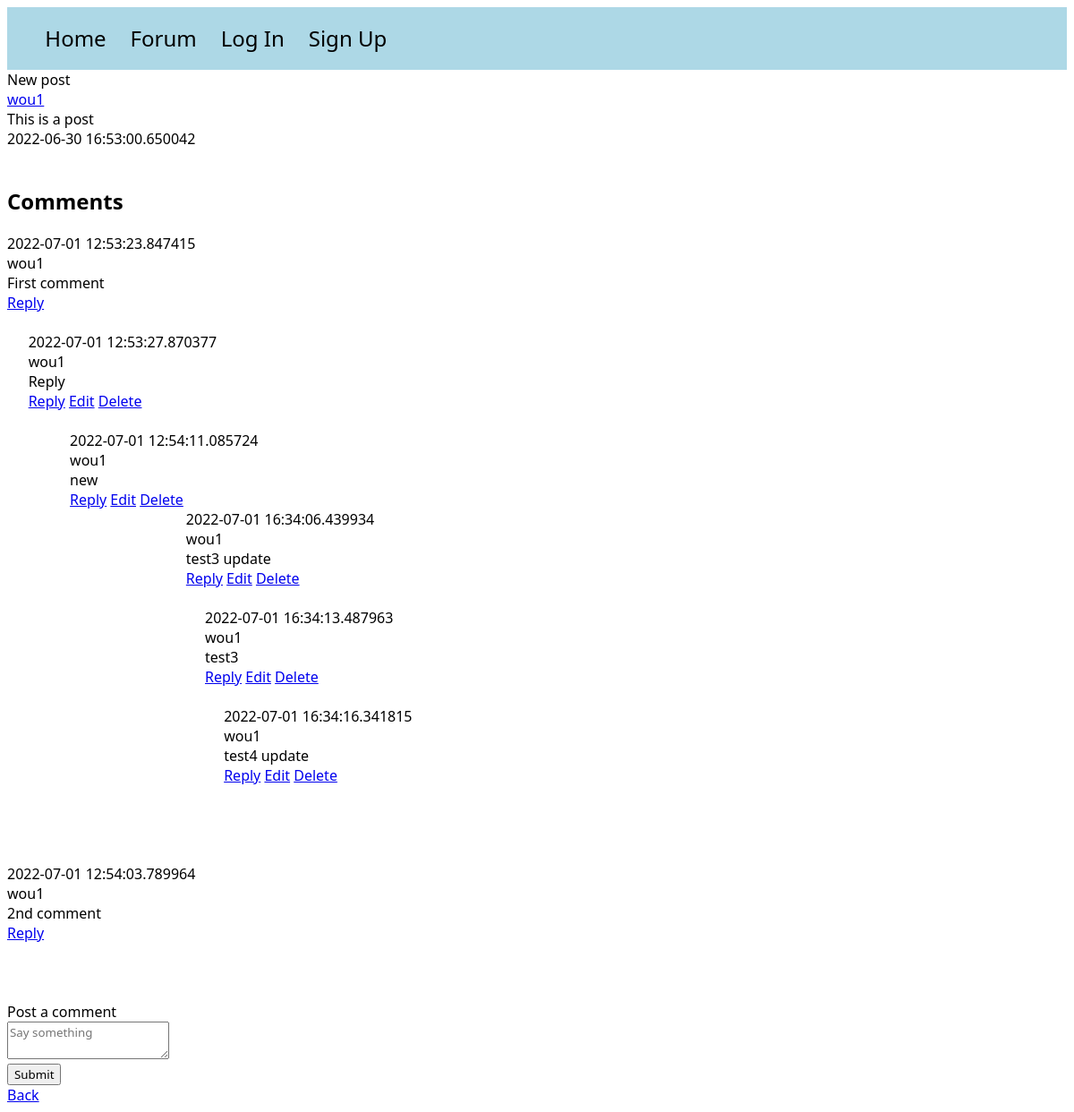
/posts/1, run on the app's committed database.
### models.py (models this page shows)
class Post(db.Model):
    id = db.Column(db.Integer, primary_key=True)
    title = db.Column(db.String(100))
    content = db.Column(db.Text)
    poster_id = db.Column(db.Integer, db.ForeignKey(User.id))
    date_posted = db.Column(db.DateTime, default=datetime.utcnow)
    slug = db.Column(db.String(256))
    comments = db.relationship('Comment', backref='commented_post')

class User(UserMixin, db.Model):
    id = db.Column(db.Integer, primary_key=True)
    email = db.Column(db.String(100), unique=True)
    password = db.Column(db.String(100))
    name = db.Column(db.String(1000))
    last_seen = db.Column(db.String(100))
    posts = db.relationship('Post', backref='poster')

class Comment(db.Model):
    id = db.Column(db.Integer, primary_key=True)
    author_id = db.Column(db.Integer, db.ForeignKey(User.id))
    author_name = db.relationship('User', backref='comment_poster')
    content = db.Column(db.Text)
    timestamp = db.Column(db.DateTime, default=datetime.utcnow)
    post_id = db.Column(db.Integer, db.ForeignKey(Post.id))
    replies = db.relationship('Reply', backref='replied_comment')

class Reply(db.Model):
    id = db.Column(db.Integer, primary_key=True)
    reply_author_id = db.Column(db.Integer, db.ForeignKey(User.id))
    reply_author_name = db.relationship('User', backref='reply_poster')
    content = db.Column(db.Text)
    timestamp = db.Column(db.DateTime, default=datetime.utcnow)
    comment_id = db.Column(db.Integer, db.ForeignKey(Comment.id))
    post_id = db.Column(db.Integer, db.ForeignKey(Post.id))
    replies = db.relationship('ReplyThread', backref='replied_thread')

class ReplyThread(db.Model):
    id = db.Column(db.Integer, primary_key=True)
    author_id = db.Column(db.Integer, db.ForeignKey(User.id))
    author_name = db.relationship('User', backref='reply_thread_poster')
    content = db.Column(db.Text)
    timestamp = db.Column(db.DateTime, default=datetime.utcnow)
    reply_id = db.Column(db.Integer, db.ForeignKey(Reply.id))
    parent_id = db.Column(db.Integer, db.ForeignKey('reply_thread.id'))
    children = db.relationship('ReplyThread', backref='parent', remote_side=[id])
    post_id = db.Column(db.Integer, db.ForeignKey(Post.id))
    depth = db.Column(db.Integer, default=1)

### app.py (the view)
@app.route('/posts/<int:id>')
def post(id):
    post = Post.query.get_or_404(id)
    comments = Comment.query.order_by(Comment.timestamp)
    replies = Reply.query.order_by(Reply.timestamp)
    reply_threads = ReplyThread.query.order_by(ReplyThread.timestamp)
    specific_comments = [comment for comment in comments if comment.post_id == id]
    return render_template("post.html", post=post, comments=specific_comments, replies=replies,
                           reply_threads=reply_threads, reply_thread_continued=reply_threads)

### templates/post.html (shortened to what this page needs)
<!DOCTYPE html>
<html lang="en">
<head>
</head>
<link rel="stylesheet" href="/static/style.css">
<body>
<div id="navbar">
    <ul>
        <a href="{{ url_for('home') }}"><li>Home</li></a>
        <a href="{{ url_for('posts') }}"><li>Forum</li></a>
         {% if not current_user.is_authenticated %}
        <a href="{{ url_for('auth.login') }}"><li>Log In</li></a> <a href="{{ url_for('auth.signup') }}"><li>Sign Up</li></a>
        {% endif %}
    </ul>
</div>
{{ post.title }}<br>
<a href=" {{ url_for('main.view_profile', id=post.poster_id) }}"> {{ post.poster.name }} </a><br>
{{ post.content }}<br>
{{ post.date_posted }}<br><br>
<div id="comment-container">
    <h2>Comments</h2>
    {% for comment in comments %}
        {{ comment.timestamp }} <br>
        {{ comment.author_name.name }} <br>
        {{ comment.content }} <br>
        <a href="{{ url_for('reply_comment', id=comment.id) }}">Reply</a>
        <br> <br>
        <div id="comment-reply-container">
        {% for reply in replies %}
            {% if reply.comment_id == comment.id %}
                {{ reply.timestamp }} <br>
                {{ reply.reply_author_name.name }} <br>
                {{ reply.content }} <br>
                <a href="{{ url_for('reply_thread', id=reply.id) }}">Reply</a>
                <a href="{{ url_for('edit_reply', id=reply.id) }}">Edit</a>
                <a href="{{ url_for('delete_reply', id=reply.id) }}">Delete</a> <br><br>
                <div id="reply-thread-container">
                    {% for reply_thread in reply_threads %}
                    {% if reply_thread.reply_id == reply.id and not reply_thread.parent_id %}
                        {{ reply_thread.timestamp }} <br>
                        {{ reply_thread.author_name.name }} <br>
                        {{ reply_thread.content }} <br>
                        <a href="{{ url_for('reply_thread_continue', id=reply_thread.id) }}">Reply</a>
                        <a href="{{ url_for('edit_reply_thread', id=reply_thread.id) }}">Edit</a>
                        <a href="{{ url_for('delete_reply_thread', id=reply_thread.id) }}">Delete</a>
                        <div id="highest-depth-reply-container">
                                {% for reply_thread_continue in reply_thread_continued %}
                                    <div id="depth-marker" style="margin-left: {{ reply_thread_continue.depth|int }}%">
                                    {% if reply_thread_continue.parent_id == reply_thread.id or reply_thread_continue.reply_id == reply_thread_continue.children.reply_id and reply_thread_continue.reply_id == reply.id %}
                                        {{ reply_thread_continue.timestamp }} <br>
                                        {{ reply_thread_continue.author_name.name }} <br>
                                        {{ reply_thread_continue.content }} <br>
                                        <a href="{{ url_for('reply_thread_continue', id=reply_thread_continue.id) }}">Reply</a>
                                        <a href="{{ url_for('edit_reply_thread', id=reply_thread_continue.id) }}">Edit</a>
                                        <a href="{{ url_for('delete_reply_thread', id=reply_thread_continue.id) }}">Delete</a><br><br>
                                    {% endif %}
                                    </div>
                                {% endfor %}
                        </div>
                        <br>
                    {% endif %}
                {% endfor %}
                </div>
                <br>
            {% endif %}
        {% endfor %} <br>
        </div>
    {% endfor %}
</div>
<br>
<div id="add-comment-container">
    <form class="comment-form" action="{{ url_for('post_comment', id=post.id) }}" method="post">
        <label for="comment-content">Post a comment</label>
        <div class="field">
            <textarea id="comment-content" name="comment_body" placeholder="Say something"></textarea>
        </div>
        <input type="submit">
    </form>
</div>
<a href="{{ url_for('posts') }}">Back</a>
</body>
</html>

### static/style.css (style rules this page uses)
* { font-family: Segoe UI; }
#navbar { background-color: lightblue; padding: 0.2%; }
li { font-size: 1.5em; text-decoration: none; color: black; display: inline-block; padding-right: 2%; }
#comment-reply-container { margin-left: 2%; }
#reply-thread-container { margin-left: 4%; }
#highest-depth-reply-container { margin-left: 5%; }

### data on the page
Post: title "New post", content "This is a post", date_posted "2022-06-30 16:53:00.650042"
User: poster.name "wou1"
Comment: timestamp "2022-07-01 12:53:23.847415", author_name.name "wou1", content "First comment"
Reply: timestamp "2022-07-01 12:53:27.870377", reply_author_name.name "wou1", content "Reply"
ReplyThread: timestamp "2022-07-01 12:54:11.085724", author_name.name "wou1", content "new"
ReplyThread: timestamp "2022-07-01 16:34:06.439934", author_name.name "wou1", content "test3 update"
ReplyThread: timestamp "2022-07-01 16:34:13.487963", author_name.name "wou1", content "test3"
ReplyThread: timestamp "2022-07-01 16:34:16.341815", author_name.name "wou1", content "test4 update"
Comment: timestamp "2022-07-01 12:54:03.789964", author_name.name "wou1", content "2nd comment"
